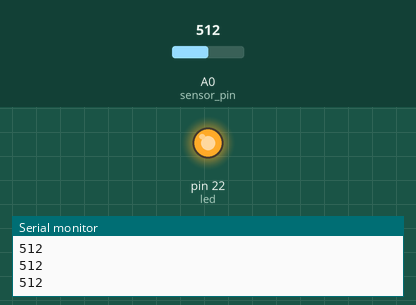
Bench run of a sketch on a simulated Arduino Mega 2560, built with avr-gcc and run on an emulated ATmega2560. Parts: output pins drawn as LEDs (lit = HIGH), the last lines printed to the serial monitor. The test bench sets the inputs (shaded band); at power-on: A0 (sensor_pin) = 512.

Above: at 1.2 s.
1.3 s: A0 (sensor_pin) set to 485
At 1.6 s:
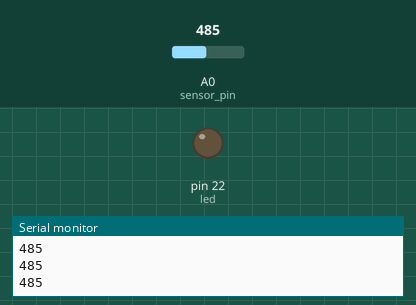
2.8 s: A0 (sensor_pin) set to 510
At 4.0 s:
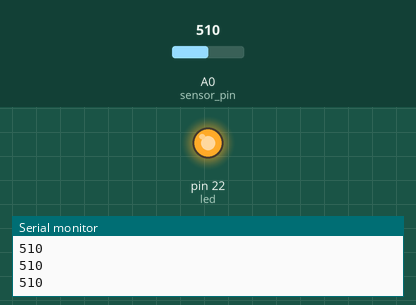
4.3 s: A0 (sensor_pin) set to 490
At 5.1 s:
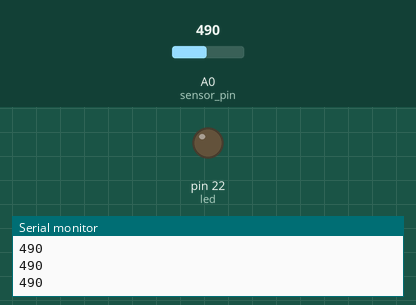
Timing chart, 0 to 7.3 s (numbered marks = the images above; inputs shaded):
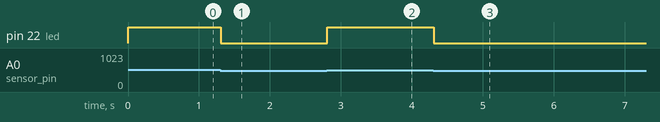

The sketch:

PhotoResistor.ino
```cpp
// arduino tutorials:
// https://www.sciencebuddies.org/science-fair-projects/references/how-to-use-an-arduino

// automatic "night light"
// turn LED on when light levels drop too low

const int led = 22;          // led pin
const int sensor_pin = A0;  // sensor pin
int sensor;					// sensor reading
const int threshold = 500;  // threshold to turn LED on

void setup(){  // setup code that only runs once
  pinMode(led, OUTPUT);  // set LED pin as output
  Serial.begin(9600);    // initialize serial communication
}

void loop(){   // code that loops forever
  sensor = analogRead(sensor_pin);   // read sensor value
  Serial.println(sensor);			 // print sensor value
  if(sensor>threshold){  // if sensor reading is less than threshold
    digitalWrite(led,HIGH);  // turn LED on
  }
  else{  // else, if sensor reading is greater than threshold
    digitalWrite(led,LOW);    // turn LED off
  }
}
```

Measured:
- the behaviour switches between 501 and 500 on A0 (sensor_pin) (found by bisection; images 0 and 1)
- after the input at 1.3 s, pin 22 (led): HIGH → LOW at once
- after the input at 2.8 s, pin 22 (led): LOW → HIGH at once
- after the input at 4.3 s, pin 22 (led): HIGH → LOW at once
